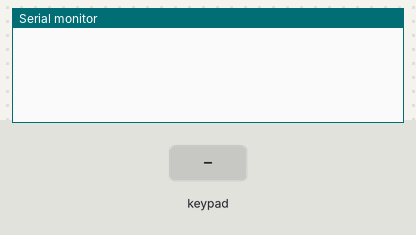
This sketch was run on a simulated Arduino Uno, built with avr-gcc and run on an emulated ATmega328P. On the bench: the last lines printed to the serial monitor. The inputs (shaded band) are chosen by the test bench.

Above: at 1.2 s.
1.3 s: key '1' pressed
At 1.7 s:
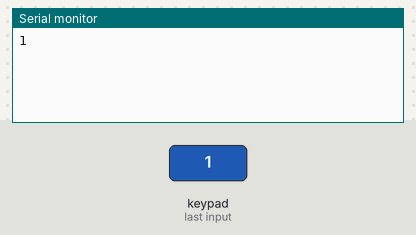
2.8 s: keypad keys 8 7 6 # pressed 0.4 s apart
At 4.9 s:
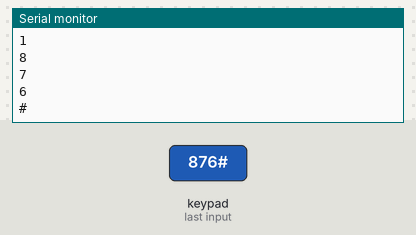
5.9 s: key '*' pressed
At 6.6 s:
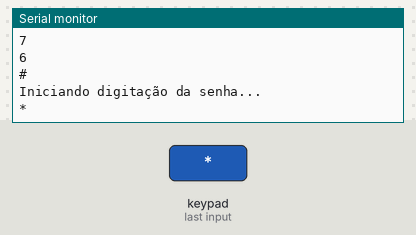
7.4 s: keypad keys 1 3 9 pressed 0.4 s apart
At 9.3 s:
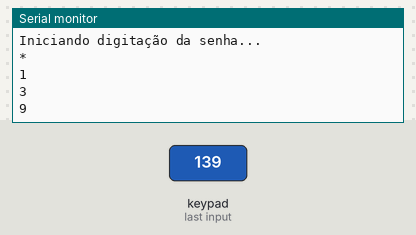
Timing chart, 0 to 10.8 s (numbered marks = the images above; inputs shaded):
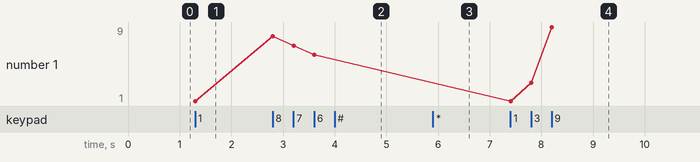

The sketch:

Keypad_example.ino
```cpp
#include <Keypad.h>

const byte ROWS = 4; //four rows
const byte COLS = 3; //three columns
char keys[ROWS][COLS] = {
  {'1','2','3'},
  {'4','5','6'},
  {'7','8','9'},
  {'*','0','#'}
};

byte rowPins[ROWS] = {5, 4, 3, A0}; //connect to the row pinouts of the keypad
byte colPins[COLS] = {8, 7, 6}; //connect to the column pinouts of the keypad

Keypad keypad = Keypad( makeKeymap(keys), rowPins, colPins, ROWS, COLS );

void setup(){
  Serial.begin(9600);

  pinMode(A0, INPUT);
}

void loop(){
  char key = keypad.getKey();

  if (key){
    if(key == '*'){
        Serial.println("Iniciando digitação da senha...");
    }
    Serial.println(key);
  }
}
```

Measured:
- after the input at 1.3 s, the serial monitor: prints a new line at once (image 1)
- after the input at 2.8 s, the serial monitor: prints a new line at once (image 2)
- after the input at 5.9 s, the serial monitor: prints a new line at once (image 3)
- after the input at 7.4 s, the serial monitor: prints a new line at once (image 4)
- plotted number 1: 1 → 6 after the input at 2.8 s, 6 → 9 after the input at 7.4 s
